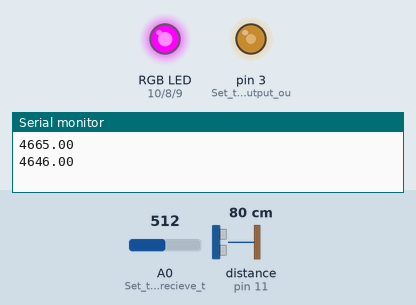
Recording of a sketch running on a simulated Arduino Uno, built with avr-gcc and run on an emulated ATmega328P. On the bench: an RGB LED mixed from three pins (HIGH = lit), output pins drawn as LEDs (lit = HIGH), the last lines printed to the serial monitor. Wiring (inferred from the names in the program): ultrasonic range finder: trigger pin 13; echo pin 11. Inputs (shaded band) come from the test bench; at power-on: A0 (Set_this_pin_to_recieve_t) = 512, distance to the obstacle (sensor on pin 11) 80 cm. The echo pulse lasts 58.3 µs per cm; pins used as bus, display or sensor lines are not drawn.

Above: at 1.8 s.
1.9 s: A0 (Set_this_pin_to_recieve_t) set to 0
At 3.0 s:
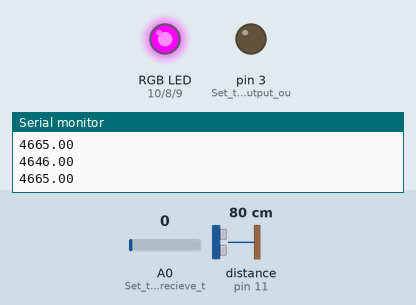
3.5 s: A0 (Set_this_pin_to_recieve_t) set to 95
At 5.0 s:
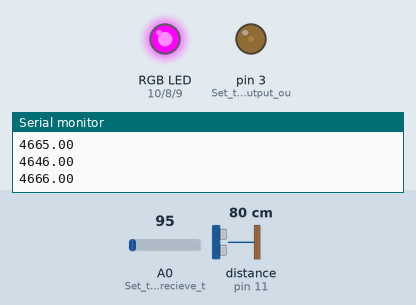
5.5 s: A0 (Set_this_pin_to_recieve_t) set to 306
At 6.9 s:
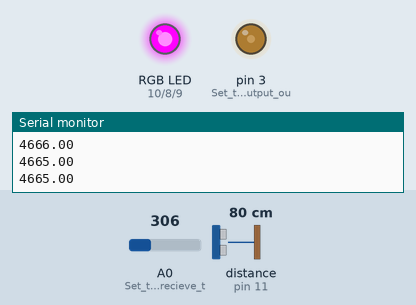
7.5 s: A0 (Set_this_pin_to_recieve_t) set to 900
At 8.9 s:
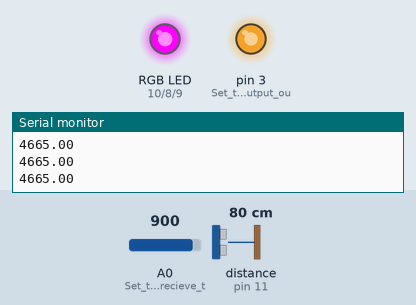
9.5 s: A0 (Set_this_pin_to_recieve_t) set to 511
At 10.8 s:
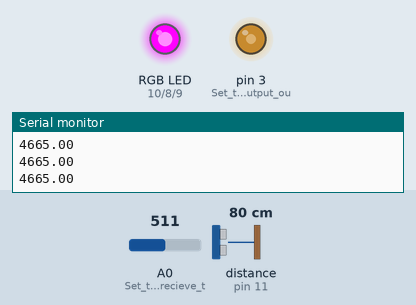
Timing chart, 0 to 12.5 s (numbered marks = the images above; inputs shaded):
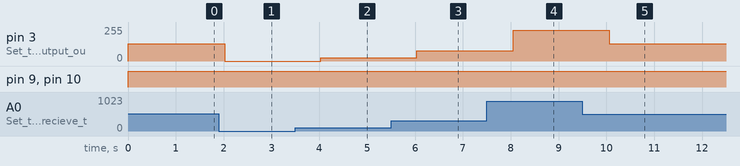

The sketch:

sketch_part2.ino
```cpp
// int i = 0;  // The variables i and j are counter variables used for printing out
// int j = 0;  // the recorded brightness of the photoresistor every second.

//Setting the color-selection pins.
int redPin = 10;
int bluePin = 9;
int greenPin = 8;


void setup() {
  // put your setup code here, to run once:
  pinMode (A0, INPUT); // Set this pin to recieve the voltage from the divider.
  pinMode (11, INPUT); // This pin receives the pulse width from the ultrasonic sensor.
  pinMode (13, OUTPUT); // This pin triggers the ultrasonic sensor.
  // The following three pins are for setting the color of the RGB LED.
  pinMode (greenPin, OUTPUT);
  pinMode (redPin, OUTPUT);
  pinMode (bluePin, OUTPUT);

  pinMode (3, OUTPUT); // Set this pin to output our analog value.
  Serial.begin(9600);  // Initialize the Serial Monitor.
}

void loop() {
  // Trigger the pulse to turn on the ultrasonic sensor.
  digitalWrite(13, HIGH);
  delayMicroseconds(10);
  digitalWrite(13, LOW);
  // Read in the pulse it generates and the brightness value of the photocell in volts.
  float distance = pulseIn(11, HIGH);
  float val = analogRead(A0);
  /*
   * Range of distances it can cover is 2cm to 4m,
   * and the conversion chart it gave us was that 58uS of pulse width
   * is 1cm of length. 400*58 = 23,200uS maximum, 2*58 = 116uS minimum.
   *
   * From this, we can determine the range of conversion factor
   * and offset needed to convert the value into a 0-255 integer range.
   */
  int dist255 = (distance - 118)*(255/23200);
  // Change the value for we read in from one between 0 and 1000 to one between 0 and 255.
  int val255 = val*255/1000;
  // Write the brightness value to the pin going into the top of the RGB LED to control its brightness.
  analogWrite(3, val255);
  // Select the color of the pin based on the value of the 255 number.
  // They're active LOW, with green being close, red far, and blue medium.
  if(dist255 <= 85)
  {
    digitalWrite(redPin, HIGH);
    digitalWrite(bluePin, HIGH);
    digitalWrite(greenPin, LOW);
  }
  else if ((dist255 > 85) && (dist255 <= 170))
  {
    digitalWrite(redPin, HIGH);
    digitalWrite(greenPin, HIGH);
    digitalWrite(bluePin, LOW);
  }
  else if (dist255 > 170)
  {
    digitalWrite(bluePin, HIGH);
    digitalWrite(greenPin, HIGH);
    digitalWrite(redPin, LOW);
  }

  Serial.println(distance);
  delay(1000);

  /*
  // Change the value we read in to one between 0 and 255.
  int val255 = val*255/1000;
  // Write that value to the pin going into the RGB LED to control its brightness.
  analogWrite(3, val255);
  // Check how many milliseconds have passed since printing out the brightness value.
  i = millis();
  // If 1 second has passed since printing out the last brightness value, print it out again.
  /*if ((i-j) >= 1000)
  {
    Serial.println(val255);
    j = millis();
  }
  */
}
```

Measured:
- after the input at 1.9 s, pin 3 (Set_this_pin_to_output_ou): 130/255 → 0/255 after 0.12 s
- after the input at 3.5 s, pin 3 (Set_this_pin_to_output_ou): 0/255 → 24/255 after 0.53 s
- after the input at 5.5 s, pin 3 (Set_this_pin_to_output_ou): 24/255 → 78/255 after 0.54 s
- after the input at 7.5 s, pin 3 (Set_this_pin_to_output_ou): 78/255 → 229/255 after 0.55 s
- after the input at 9.5 s, pin 3 (Set_this_pin_to_output_ou): 229/255 → 130/255 after 0.56 s
